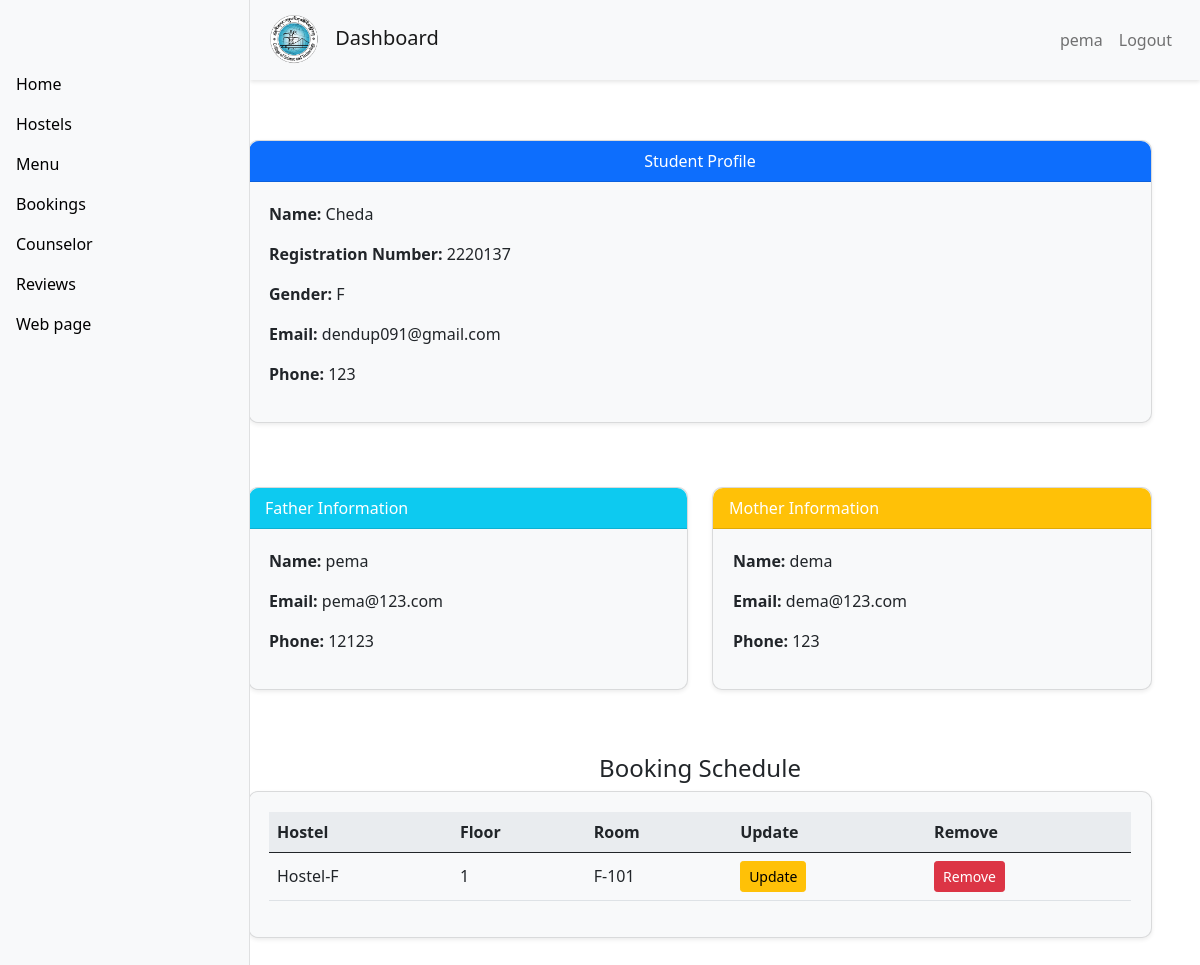
Screenshot of /student/6/ (signed in) with the database file from the repository.
### APP/models.py (models this page shows, shortened)
class Userprofile(models.Model):
    user = models.OneToOneField(User,null=True,on_delete=models.CASCADE,related_name='userprofile')
    name = models.CharField(max_length=200,null=True)
    reg_number = models.IntegerField(default=0,null=True,unique=True)
    Email_address = models.CharField(max_length=100, null=True)
    contact_no = models.IntegerField(default=0,null=True)
    gender = (
        ('M','Male'),
        ('F','Female'),
    )
    gender = models.CharField(max_length=200,null=True,choices= gender)
    Father_name = models.CharField(max_length=200,null=True)
    Father_email_address = models.CharField(max_length=200,null=True)
    Father_contact_no = models.IntegerField(default=0,null= True)
    Mother_name = models.CharField(max_length=200,null= True)
    Mother_email_address = models.CharField(max_length=200,null = True)
    Mother_contact_no = models.IntegerField(default= 0, null = True)

class Booking(models.Model):
    user = models.OneToOneField(User, null=True, related_name='booking', on_delete=models.SET_NULL)
    room = models.ForeignKey(Room, null = True, on_delete=models.SET_NULL)
    check_in = models.DateField(default=datetime.date.today,blank = True)
    check_out = models.DateField(default=get_end_of_semester,blank = True)

class Room (models.Model):
    Status = (
        ('Vacant','Vacant'),
        ('Full','Full'),
        ('Maintainece','Maintainece')
    )
    floor = models.ForeignKey(Floor,related_name='rooms' ,null=True,on_delete=models.SET_NULL)
    room = models.CharField(max_length=200)
    max_capacity = models.IntegerField(default=3)
    current_bookings = models.IntegerField(default=0)
    status = models.CharField(max_length=200,choices=Status ,default='Vacant')

class Floor(models.Model):
    hostel = models.ForeignKey(Hostel,related_name='floors',null=True,on_delete=models.SET_NULL)
    number = models.IntegerField(default=0,null=True)

class Hostel(models.Model):
    gender = (
        ('M','Male'),
        ('F','Female'),
    )
    name = models.CharField(max_length=200)
    gender = models.CharField(max_length=200,null= True,choices=gender)
    description = models.TextField(max_length=200)
    image = models.ImageField(upload_to='hostels/')

### APP/decorators.py (the view)
        def wrapper_func(request, *args, **kwargs):
            group = None
            if request.user.groups.exists():
                group = request.user.groups.all()[0].name
            if group in allowed_roles:
                return view_func(request, *args, **kwargs)
            else:
                return HttpResponse("You are not authorized to view this page.")

### APP/views.py (called while the page is built)
@login_required(login_url='login')
@allowed_users(allowed_roles=['admin'])
def student_profile(request,pk_test):
    userprofile = get_object_or_404(Userprofile, id=pk_test)
    bookings = Booking.objects.filter(user=userprofile.user).select_related('room__floor__hostel')
    context ={
        'users': userprofile,
        'booking':bookings,
    }
    return render(request,'admin_view/student_profile.html',context)

### APP/templates/admin_view/student_profile.html (shortened to what this page needs)
{% extends 'admin_view/base.html' %}
{% block content %}
<div class="container mt-5">
    <div class="row">
        <div class="col-md-12">
            <div class="card card-custom bg-light mb-3 shadow-sm">
                <div class="card-header text-center bg-primary text-white">
                    Student Profile
                </div>
                <div class="card-body">
                    <p><strong>Name:</strong> {{ users.name }}</p>
                    <p><strong>Registration Number:</strong> {{ users.reg_number }}</p>
                    <p><strong>Gender:</strong> {{ users.gender }}</p>
                    <p><strong>Email:</strong> {{ users.Email_address }}</p>
                    <p><strong>Phone:</strong> {{ users.contact_no }}</p>
                </div>
            </div>
        </div>
    </div>
    <div class="row my-5">
        <div class="col-md-6">
            <div class="card card-custom bg-light mb-3 shadow-sm">
                <div class="card-header bg-info text-white">
                    Father Information
                </div>
                <div class="card-body">
                    <p><strong>Name:</strong> {{ users.Father_name }}</p>
                    <p><strong>Email:</strong> {{ users.Father_email_address }}</p>
                    <p><strong>Phone:</strong> {{ users.Father_contact_no }}</p>
                </div>
            </div>
        </div>
        <div class="col-md-6">
            <div class="card card-custom bg-light mb-3 shadow-sm">
                <div class="card-header bg-warning text-white">
                    Mother Information
                </div>
                <div class="card-body">
                    <p><strong>Name:</strong> {{ users.Mother_name }}</p>
                    <p><strong>Email:</strong> {{ users.Mother_email_address }}</p>
                    <p><strong>Phone:</strong> {{ users.contact_no }}</p>
                </div>
            </div>
        </div>
    </div>
    <div class="row mt-3">
        <h4 class="text-center">Booking Schedule</h4>
        <div class="col-md-12">
            <div class="card card-custom bg-light mb-3 shadow-sm">
                <div class="card-body">
                    <table class="table table-hover">
                        <thead class="thead-light">
                            <tr>
                                <th>Hostel</th>
                                <th>Floor</th>
                                <th>Room</th>
                                <th>Update</th>
                                <th>Remove</th>
                            </tr>
                        </thead>
                        <tbody>
                            {% for booking in booking %}
                            <tr>
                                <td>{{ booking.room.floor.hostel.name }}</td>
                                <td>{{ booking.room.floor.number }}</td>
                                <td>{{ booking.room.room }}</td>
                                <td><button type="button" class="btn btn-warning btn-sm">Update</button></td>
                                <td><button type="button" class="btn btn-danger btn-sm">Remove</button></td>
                            </tr>
                            {% endfor %}
                        </tbody>
                    </table>
                </div>
            </div>
        </div>
    </div>
</div>
{% endblock %}

### APP/templates/admin_view/base.html (shortened to what this page needs)
<!DOCTYPE html>
<html lang="en">
{% load static %}
<head>
  <link href="https://cdn.jsdelivr.net/npm/bootstrap@5.0.2/dist/css/bootstrap.min.css" rel="stylesheet"
>
  <link href="https://cdnjs.cloudflare.com/ajax/libs/bootstrap-icons/1.5.0/font/bootstrap-icons.min.css"
    rel="stylesheet">
</head>
<body>
  <nav class="navbar navbar-expand-lg navbar-light bg-light topbar">
    <a class="navbar-brand" href="#">
      <img src="{% static 'APP/image/cstlogo176.png' %}" style="width: 50px; height: 50px;" alt="Brand Logo">
      Dashboard
    </a>
    <div class="collapse navbar-collapse">
      <ul class="navbar-nav ms-auto">
        <li class="nav-item">
          <span class="nav-link">{{ user.username }}</span>
        </li>
        <li class="nav-item">
          <a class="nav-link" href="{% url 'logout' %}">Logout</a>
        </li>
      </ul>
    </div>
  </nav>
  <div class="container-fluid">
    <div class="row">
      <nav id="sidebarMenu" class="col-md-3 col-lg-2 d-md-block sidebar">
        <div class="position-sticky pt-3 sidebar-sticky">
          <ul class="nav flex-column">
            {% if request.user.is_staff %}
            <li class="nav-item">
              <a class="nav-link active" href="{% url 'dash' %}">Home</a>
            </li>
            <li class="nav-item">
              <a class="nav-link" href="{% url 'hostel' %}">Hostels</a>
            </li>
            <li class="nav-item">
              <a class="nav-link" href="{% url 'menu_admin' %}">Menu</a>
            </li>
            <li class="nav-item">
              <a class="nav-link" href="{% url 'booking_admin' %}">Bookings</a>
            </li>
            <li class="nav-item">
              <a class="nav-link" href="{% url 'counselor' %}">Counselor</a>
            </li>
            <li class="nav-item">
              <a class="nav-link" href="{%url 'review_admin'%}">Reviews</a>
            </li>
            {% endif %}
            <li class="nav-item">
              <a class="nav-link" href="{% url 'home' %}">Web page</a>
            </li>
          </ul>
        </div>
      </nav>
      <main class="col-md-9 ms-sm-auto col-lg-10 px-md-4 main-content">
        <br>
        <br>
        <br>
        {% block content %}
        {% endblock %}
      </main>
    </div>
  </div>
</body>
</html>

### APP/templates/admin_view/base.html (style rules this page uses)
body { overflow-x: hidden; }
.sidebar { position: fixed; top: 0; bottom: 0; left: 0; z-index: 100; padding: 48px 0 0; width: 250px; background-color: #f8f9fa; box-shadow: inset -1px 0 0 rgba(0, 0, 0, 0.1); }
.sidebar-sticky { position: relative; top: 0; height: calc(100vh - 48px); padding-top: .5rem; overflow-x: hidden; overflow-y: auto; }
.main-content { margin-left: 250px; padding: 20px; }
.navbar-brand img { margin-right: 10px; }
.nav-link { color: #000; font-weight: 500; }
.navbar { padding: 10px 15px; }
.topbar { position: fixed; width: calc(100% - 250px); left: 250px; top: 0; z-index: 99; background-color: #fff; box-shadow: 0 2px 4px rgba(0, 0, 0, 0.1); padding: 10px 20px; }
.topbar .navbar-nav { margin-left: auto; }

### APP/templates/admin_view/student_profile.html (style rules this page uses)
.card { border-radius: 10px; box-shadow: 0 4px 8px rgba(0, 0, 0, 0.1); }
.card .card-header { border-radius: 10px 10px 0 0; }
.card-body { padding: 20px; }
.table th, .table td { vertical-align: middle; }
.thead-light th { background-color: #e9ecef; }

### rows the page displays
Userprofile: name "Cheda", reg_number "2220137", gender "F", Email_address "dendup091@gmail.com", contact_no "123", Father_name "pema", Father_email_address "pema@123.com", Father_contact_no "12123", Mother_name "dema", Mother_email_address "dema@123.com"
Booking: room.floor.hostel.name "Hostel-F", room.floor.number "1", room.room "F-101"

### other values shown
{{ user.username }} "pema"
